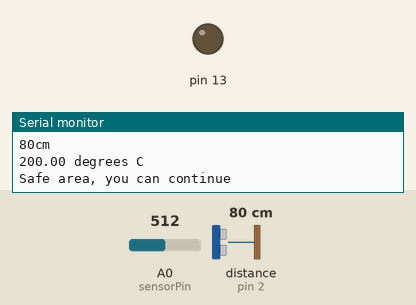
The sketch below on a simulated Arduino Uno, built with avr-gcc and run on an emulated ATmega328P. On the bench: output pins drawn as LEDs (lit = HIGH), the last lines printed to the serial monitor. Dashed ring = blinking. The test bench sets the inputs (shaded band); at power-on: distance to the obstacle (sensor on pin 2) 80 cm, A0 (sensorPin) = 512. The echo pulse lasts 58.3 µs per cm.

Above: at 1.8 s.
1.9 s: distance to the obstacle (sensor on pin 2) set to 27 cm
3.4 s: distance to the obstacle (sensor on pin 2) set to 22 cm
At 4.5 s:
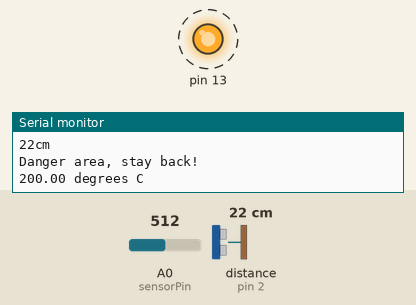
7.5 s: distance to the obstacle (sensor on pin 2) set to 35 cm
At 8.6 s:
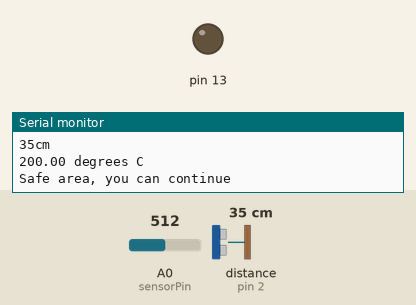
Timing chart, 0 to 10.5 s (numbered marks = the images above; inputs shaded):
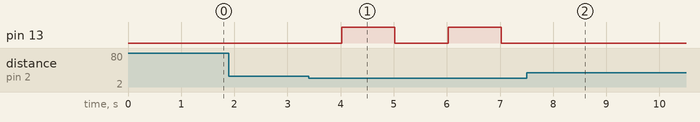

The sketch:

arduino-czujniki.ino
```cpp
int cm = 0;
int sensorPin = 0;
long read(int triggerPin, int echoPin)
{
  pinMode(triggerPin, OUTPUT);  // Clear the trigger
  digitalWrite(triggerPin, LOW);
  delayMicroseconds(2);
  digitalWrite(triggerPin, HIGH);
  delayMicroseconds(10);
  digitalWrite(triggerPin, LOW);
  pinMode(echoPin, INPUT);
  return pulseIn(echoPin, HIGH);
}

void setup()
{
  	Serial.begin(9600);
	pinMode(13, OUTPUT);
}

void loop()
{
  cm = 0.01723 * read(2,2);
  int reading = analogRead(sensorPin);
  float voltage = reading * 5.0;
 	voltage /= 1024.0;
  float temperatureC = (voltage - 0.5) * 100 ;
  if (cm < 25 && temperatureC > 80){
  	Serial.print(cm);
  	Serial.println("cm");
    Serial.println("Danger area, stay back!");
    Serial.print(temperatureC); Serial.println(" degrees C");
    digitalWrite(13, HIGH);
    delay(1000);
    digitalWrite(13, LOW);
  }
  else{
    Serial.print(cm);
  	Serial.println("cm");
    Serial.print(temperatureC); Serial.println(" degrees C");
    Serial.println("Safe area, you can continue");

  }
  delay(1000);
}
```

Measured:
- the behaviour switches between 25 and 24 cm on distance to the obstacle (sensor on pin 2) (found by bisection; images 0 and 1)
- after the input at 3.4 s, pin 13: alternates HIGH for 1.0 s and LOW for 1.0 s, starting after 0.62 s
- after the input at 7.5 s, pin 13: stops changing and stays LOW
